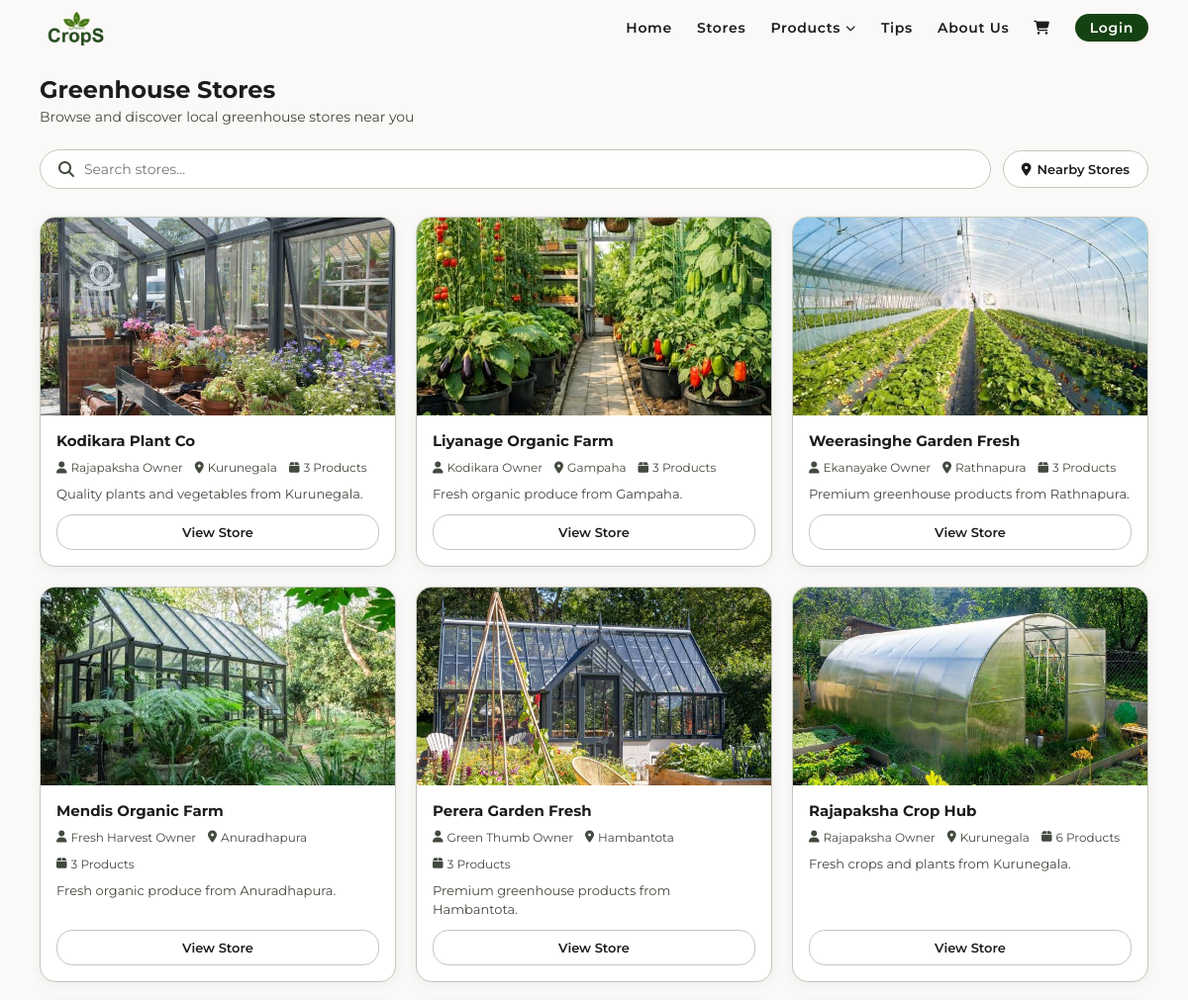
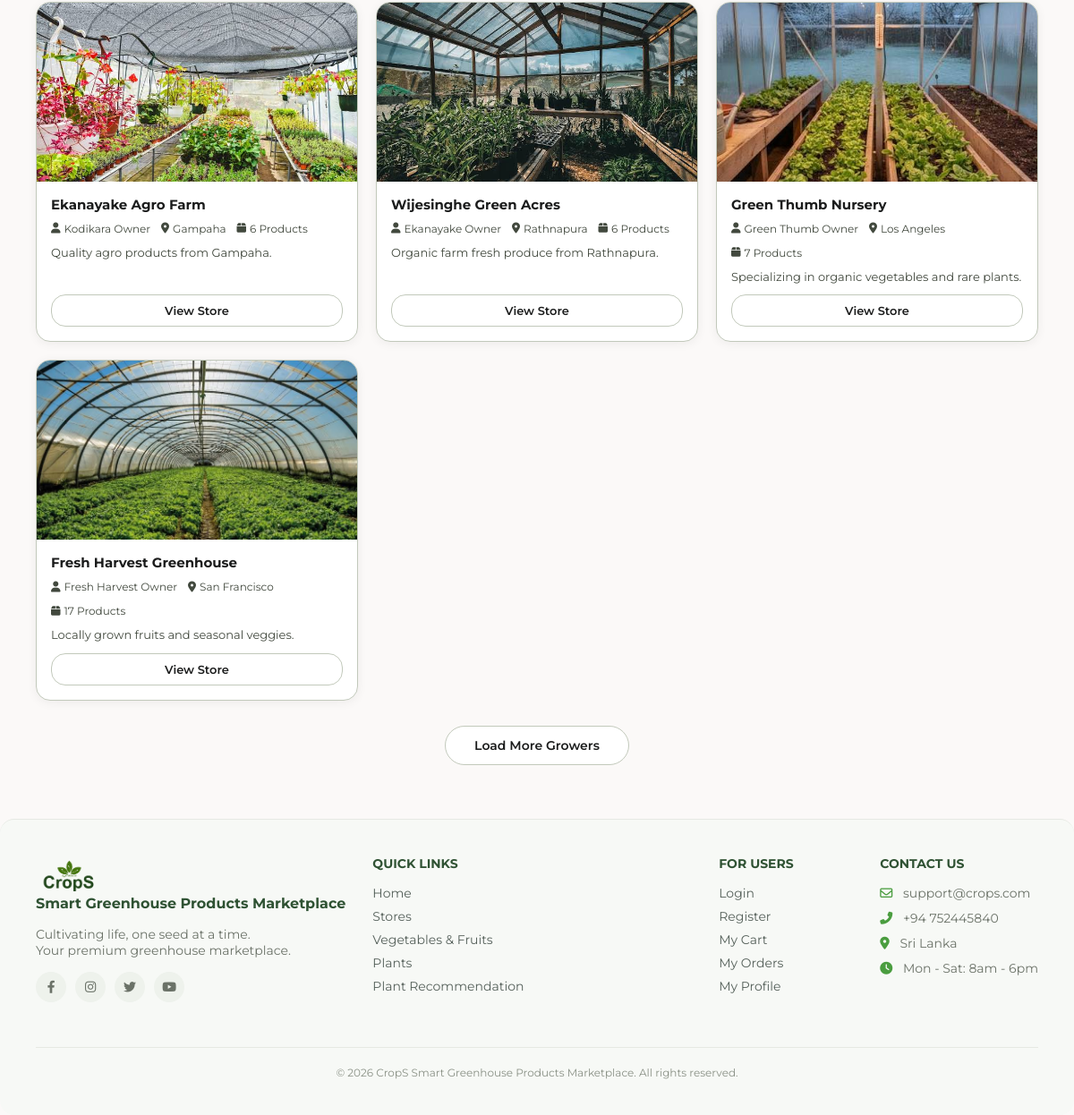
The app's page /stores.php, older data (2 pictures, top to bottom).
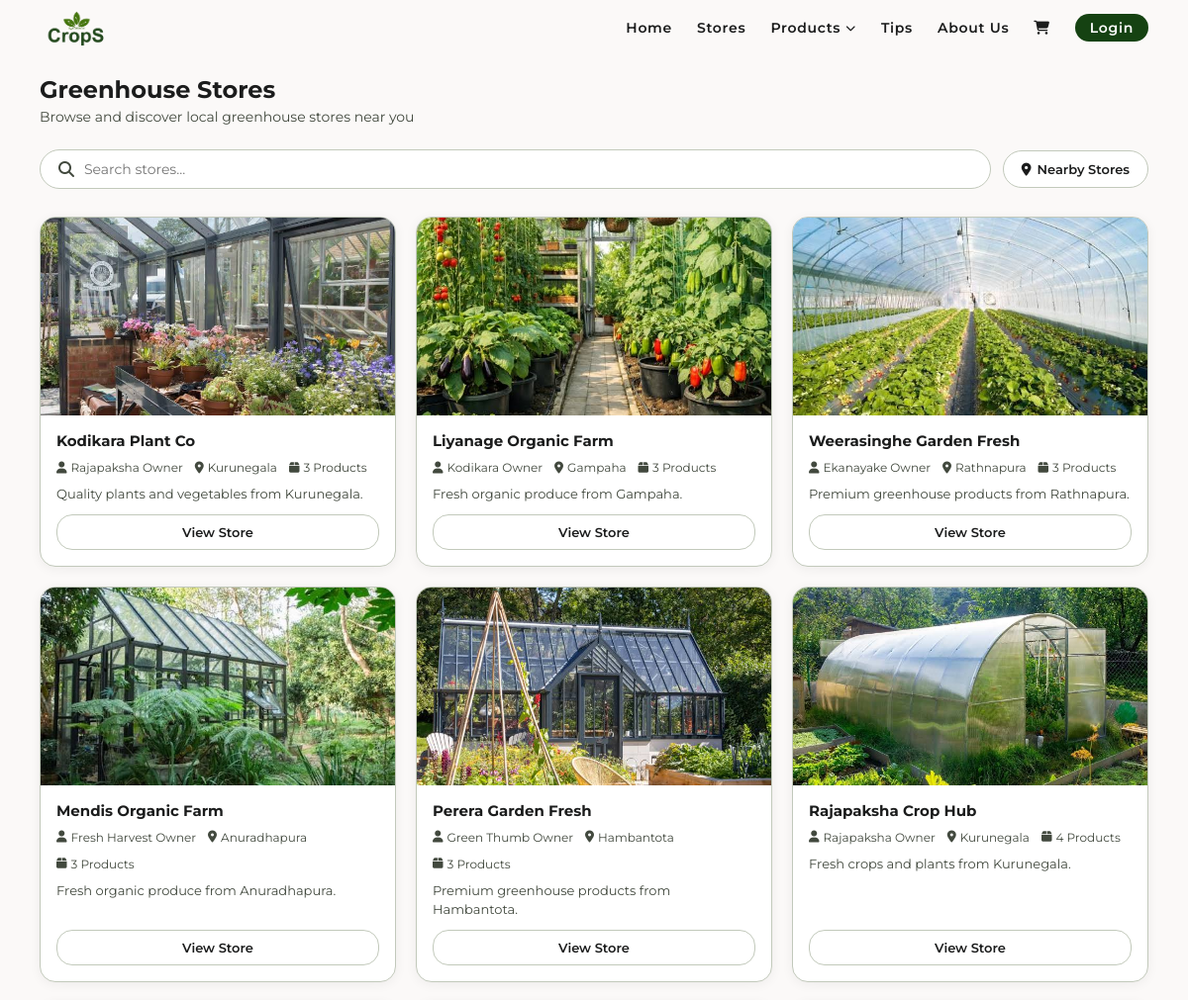
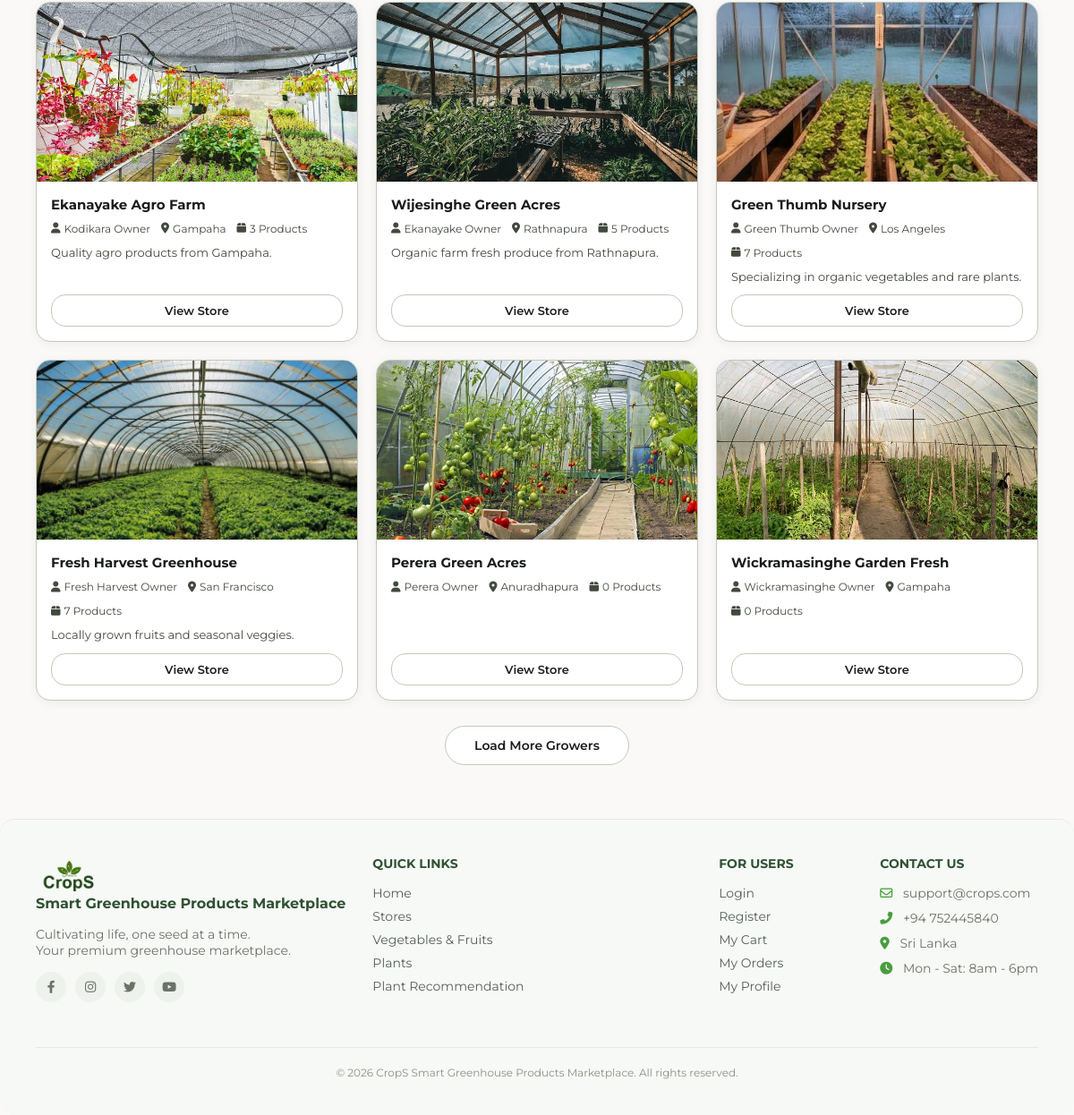
The same page, newer data (2 pictures, top to bottom).
### tables this page shows
CREATE TABLE `stores` (
  `id` int(11) NOT NULL,
  `owner_id` int(11) NOT NULL,
  `store_name` varchar(100) NOT NULL,
  `description` text DEFAULT NULL,
  `city` varchar(50) NOT NULL,
  `image` varchar(255) DEFAULT NULL,
  `created_at` timestamp NOT NULL DEFAULT current_timestamp()
);

CREATE TABLE `users` (
  `id` int(11) NOT NULL,
  `full_name` varchar(100) NOT NULL,
  `email` varchar(100) NOT NULL,
  `password` varchar(255) NOT NULL,
  `role` enum('admin','owner','customer') NOT NULL DEFAULT 'customer',
  `city` varchar(50) NOT NULL,
  `address` text DEFAULT NULL,
  `gap_certificate` varchar(255) DEFAULT NULL,
  `created_at` timestamp NOT NULL DEFAULT current_timestamp()
);

### stores.php (the view, shortened to what this page needs)
<?php
include 'includes/header.php';
include 'includes/dbConnection.php';
$store_id = isset($_GET['id']) ? (int)$_GET['id'] : 0;
if ($store_id === 0) {
    $search = isset($_GET['search']) ? trim($_GET['search']) : '';
    $nearby = isset($_GET['nearby']) ? true : false;
    $sql = "SELECT stores.*,
                   users.full_name AS owner_name,
                   COUNT(DISTINCT products.id) AS product_count,
                   ROUND(AVG(reviews.rating), 1) AS avg_rating
            FROM stores
            JOIN users ON stores.owner_id = users.id
            LEFT JOIN products ON products.store_id = stores.id
            LEFT JOIN reviews ON reviews.store_id = stores.id
            WHERE 1=1";
    $params = [];
    $sql .= " GROUP BY stores.id ORDER BY stores.created_at DESC";
    $stmt = $pdo->prepare($sql);
    $stmt->execute($params);
    $stores = $stmt->fetchAll();
?>
<div class="main-wrapper">
    <div class="page-header">
        <h2>Greenhouse Stores</h2>
        <p>Browse and discover local greenhouse stores near you</p>
    </div>
    <form method="GET" action="stores.php" class="stores-search-form" id="searchForm">
        <div class="stores-search-row">
            <div class="stores-search-wrapper">
                <div class="stores-search-box">
                    <i class="fas fa-search"></i>
                    <input
                        type="text"
                        name="search"
                        id="searchInput"
                        placeholder="Search stores..."
                        value="<?php echo htmlspecialchars($search); ?>"
                        autocomplete="off"
                    >
                </div>
            </div>
            <?php if ($nearby): ?>
                <a href="stores.php<?php echo $search ? '?search='.urlencode($search) : ''; ?>"
                   class="btn-nearby active">
                    <i class="fas fa-check-circle"></i> Nearby Stores
                </a>
            <?php else: ?>
                <button type="submit" name="nearby" value="1" class="btn-nearby">
                    <i class="fas fa-location-dot"></i> Nearby Stores
                </button>
            <?php endif; ?>
        </div>
    </form>
    <?php if (count($stores) > 0): ?>
        <div class="stores-grid" id="storesGrid">
            <?php foreach ($stores as $index => $store): ?>
                <a href="stores.php?id=<?php echo $store['id']; ?>"
                   class="store-card <?php echo $index >= 4 ? 'hidden-card' : ''; ?>">
                    <div class="store-card-image">
                        <?php if (!empty($store['image'])): ?>
                            <img src="static/images/stores/<?php echo htmlspecialchars($store['image']); ?>"
                                 alt="<?php echo htmlspecialchars($store['store_name']); ?>">
                        <?php else: ?>
                            <img src="static/images/image2.jpg" alt="Store">
                        <?php endif; ?>
                    </div>
                    <div class="store-card-content">
                        <h3 class="store-name"><?php echo htmlspecialchars($store['store_name']); ?></h3>
                        <div class="store-meta">
                            <span><i class="fas fa-user"></i> <?php echo htmlspecialchars($store['owner_name']); ?></span>
                            <span><i class="fas fa-location-dot"></i> <?php echo htmlspecialchars($store['city']); ?></span>
                            <span><i class="fas fa-box"></i> <?php echo $store['product_count']; ?> Products</span>
                        </div>
                        <?php if (!empty($store['description'])): ?>
                            <p class="store-description">
                                <?php
                                    $desc = $store['description'];
                                    echo htmlspecialchars(strlen($desc) > 120 ? substr($desc, 0, 120).'...' : $desc);
                                ?>
                            </p>
                        <?php endif; ?>
                        <span class="btn-view-store">View Store</span>
                    </div>
                </a>
            <?php endforeach; ?>
        </div>
        <?php if (count($stores) > 4): ?>
            <div class="load-more-wrap">
                <button class="btn-load-more" id="loadMoreBtn" onclick="loadMoreStores()">
                    Load More Growers
                </button>
            </div>
        <?php endif; ?>
    <?php endif; ?>
</div>
<?php
include 'includes/footer.php';
exit;
}
?>
<?php include 'includes/footer.php'; ?>

### includes/header.php (shortened to what this page needs)
<!DOCTYPE html>
<html lang="en">
    <head>
        <link rel ="stylesheet" href="https://cdnjs.cloudflare.com/ajax/libs/font-awesome/6.4.0/css/all.min.css">
        <link rel ="stylesheet" href="static/style.css">
    </head>
    <body>
    <header>
        <a href="index.php" class="logo">
            <img src="static/images/logo.png" alt="CropS" class="logo-icon">
        </a>
        <nav class="nav-links">
            <a href="index.php">Home</a>
            <a href="stores.php">Stores</a>
            <div class="nav-dropdown-wrap">
                <a href="#" class="nav-dropdown-trigger">
                    Products <i class="fas fa-chevron-down nav-chevron"></i>
                </a>
            </div>
            <a href="#">Tips</a>
            <a href="#">About Us</a>
            <a href="#"><i class="fas fa-shopping-cart"></i></a>
            <?php if (isset($_SESSION['user_id'])): ?>
                <a href="#" class="btn btn-outline" style="padding: 5px 15px;">
                    <i class="fas fa-user-circle"></i> Profile
                </a>
                <a href="logout.php" style="color:red; font-weight:600;">Logout</a>
            <?php else: ?>
                <a href="login.php" class="btn btn-primary" style="padding: 5px 15px; color: white;">Login</a>
            <?php endif; ?>
        </nav>
    </header>

### includes/footer.php (shortened to what this page needs)
<footer>
            <div class="footer-col">
                <a href="index.php" class="footer-logo">
                    <img src="static/images/logo.png" style="width:auto; height: 40px; vertical-align:middle; margin-right:10px;">
                    <br><span style="color:#2f5233; font-size:16px; font-weight:700;"> Smart Greenhouse Products Marketplace</span>
                </a>
                <p>Cultivating life, one seed at a time.<br>
                    Your premium greenhouse marketplace.
                </p>
                <div class="footer-social">
                    <a href="#" class="social-icon"><i class="fab fa-facebook-f"></i></a>
                    <a href="#" class="social-icon"><i class="fab fa-instagram"></i></a>
                    <a href="#" class="social-icon"><i class="fab fa-twitter"></i></a>
                    <a href="#" class="social-icon"><i class="fab fa-youtube"></i></a>
                </div>
            </div>
            <div class="footer-col footer-links">
                <h4>Quick Links</h4>
                <div class="footer-links">
                    <div>
                        <a href="index.php">Home</a>
                        <a href="stores.php">Stores</a>
                        <a href="products.php">Vegetables & Fruits</a>
                        <a href="plants.php">Plants</a>
                        <a href="recommendation.php">Plant Recommendation</a>
                    </div>
                </div>
            </div>
            <div class="footer-col">
                <h4>For Users</h4>
                <div class="footer-links">
                    <div>
                        <a href="login.php">Login</a>
                        <a href="register.php">Register</a>
                        <a href="cart.php">My Cart</a>
                        <a href="#">My Orders</a>
                        <a href="#">My Profile</a>
                    </div>
                </div>
            </div>
            <div class="footer-col footer-contact">
                <h4>Contact Us</h4>
                <p style="margin-bottom:10px;"><i class="far fa-envelope" style="margin-right:8px; color:#4a9d3f;"></i> support@crops.com</p>
<p style="margin-bottom:10px;"><i class="fas fa-phone-alt" style="margin-right:8px; color:#4a9d3f;"></i> +94 752445840</p>
<p style="margin-bottom:10px;"><i class="fas fa-map-marker-alt" style="margin-right:8px; color:#4a9d3f;"></i> Sri Lanka</p>
<p style="margin-bottom:10px;"><i class="fas fa-clock" style="margin-right:8px; color:#4a9d3f;"></i> Mon - Sat: 8am - 6pm</p>
            </div>
            <div class="copyright">
                &copy; 2026 CropS Smart Greenhouse Products Marketplace. All rights reserved.
            </div>
        </footer>
    </body>
</html>

### static/style.css (style rules this page uses)
:root { --primary: #154212; --on-primary: #ffffff; --secondary-container: acf284; --surface: #fbf9f8; --bg-white: #ffffff; --on-surface: #1b1c1c; --on-surface-variant: #42493e; --outline-variant: #c2c9bb; --footer-bg: #4a4a4a; --font-family: 'Montserrat', sans-serif; --radius-xl: 24px; --radius-lg: 16px; --radius-full: 9999px; --container-padding: 40px; --stack-md: 24px; --gutter: 16px; }
* { margin: 0; padding: 0; box-sizing: border-box; font-family: var(--font-family); }
body { background-color: var(--surface); color: var(--on-surface); padding: 0; }
a { text-decoration: none; color: inherit; }
.main-wrapper { padding: 10px var(--container-padding) 20px var(--container-padding); }
header { display: flex; justify-content: space-between; align-items: center; flex-wrap: wrap; padding: 10px var(--container-padding) 20px var(--container-padding); }
.logo { font-size: 24px; font-weight: 700; color: var(--primary); display: flex; align-items: center; gap: 8px; }
.logo-icon { width: auto; height: 40px; vertical-align: middle; margin-top: -4px; }
.nav-links { display: flex; gap: 25px; font-weight: 600; font-size: 14px; letter-spacing: 0.05em; align-items: center; color: var(--on-surface); }
.btn { padding: 10px 25px; border-radius: var(--radius-full); font-weight: 600; cursor: pointer; font-size: 14px; border: none; }
.btn-primary { background-color: var(--primary); color: var(--on-primary); }
footer { background-color: var(--footer-bg); color: #bbb; padding: 40px; border-radius: var(--radius-lg); display: flex; flex-wrap: wrap; justify-content: flex-start; gap: 30px; font-size: 14px; }
.footer-col { flex: 0 1 auto; min-width: 150px; }
.footer-col.footer-contact { margin-left: auto; }
.footer-col.footer-links { flex: 1; }
.footer-logo { font-weight: 700; font-size: 20px; margin-bottom: 15px; display: block; }
.footer-links a { display: block; margin-bottom: 8px; transition: color 0.3s; }
.footer-col h4 { color: var(--secondary-container); margin-bottom: 15px; font-size: 14px; text-transform: uppercase; }
.copyright { width: 100%; text-align: center; border-top: 1px solid #444; padding-top: 20px; margin-top: 20px; font-size: 12px; }

### includes/header.php (style rules this page uses)
.nav-dropdown-wrap { position: relative; display: flex; align-items: center; }
.nav-dropdown-trigger { display: flex; align-items: center; gap: 5px; cursor: pointer; font-weight: 600; font-size: 14px; letter-spacing: 0.05em; color: var(--on-surface); }
.nav-chevron { font-size: 10px; transition: transform 0.2s; }

### includes/footer.php (style rules this page uses)
footer { background: #f7f9f6; color: #4a4a4a; border-top: 1px solid #e6e9e3; }
.footer-col h4 { color: #2f5233; font-weight: 700; }
.footer-col p { color: #6b7268; }
.footer-links a { color: #55605a; text-decoration: none; transition: color 0.3s; }
.copyright { border-top: 1px solid #e6e9e3; color: #8a9186; }
.footer-social { display: flex; gap: 10px; margin-top: 15px; }
.social-icon { width: 34px; height: 34px; border-radius: 50%; background: #eef2ec; display: flex; align-items: center; justify-content: center; color: #6b7268; font-size: 14px; transition: background 0.3s, color 0.3s; }

Row changes from the older to the newer data that the page shows:
computed for stores "Rajapaksha Crop Hub": product_count "6" → "4"
computed for stores "Ekanayake Agro Farm": product_count "6" → "3"
computed for stores "Wijesinghe Green Acres": product_count "6" → "5"
computed for stores "Fresh Harvest Greenhouse": product_count "17" → "7"
added stores: image (picture), store_name "Perera Green Acres", owner.full_name "Perera Owner", city "Anuradhapura", product_count "0"
added stores: image (picture), store_name "Wickramasinghe Garden Fresh", owner.full_name "Wickramasinghe Owner", city "Gampaha", product_count "0"
